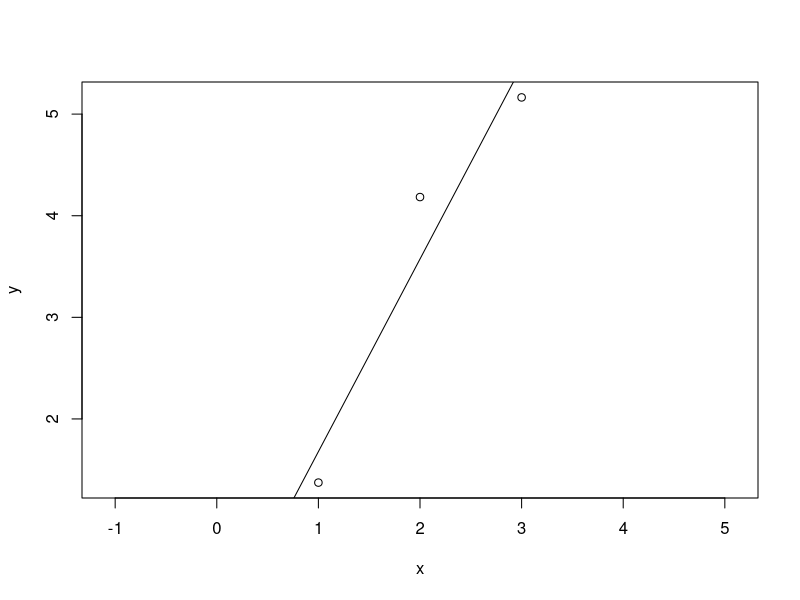
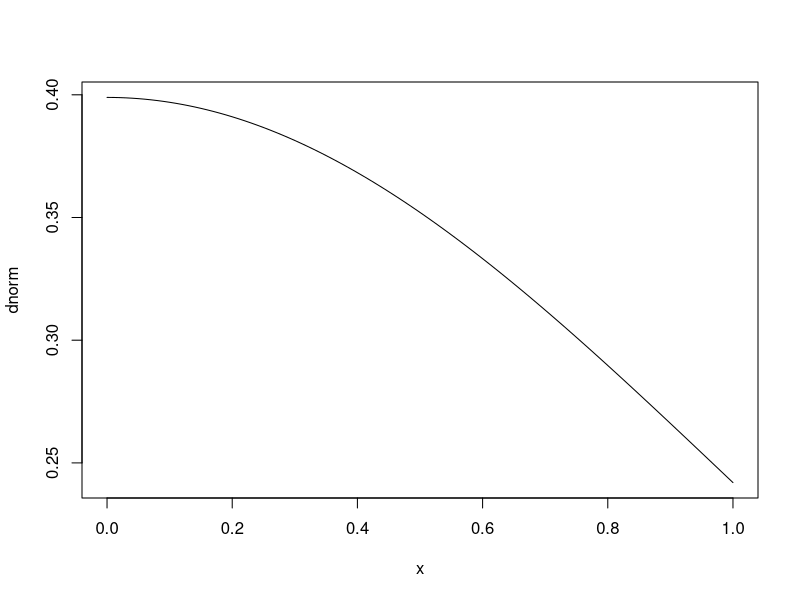
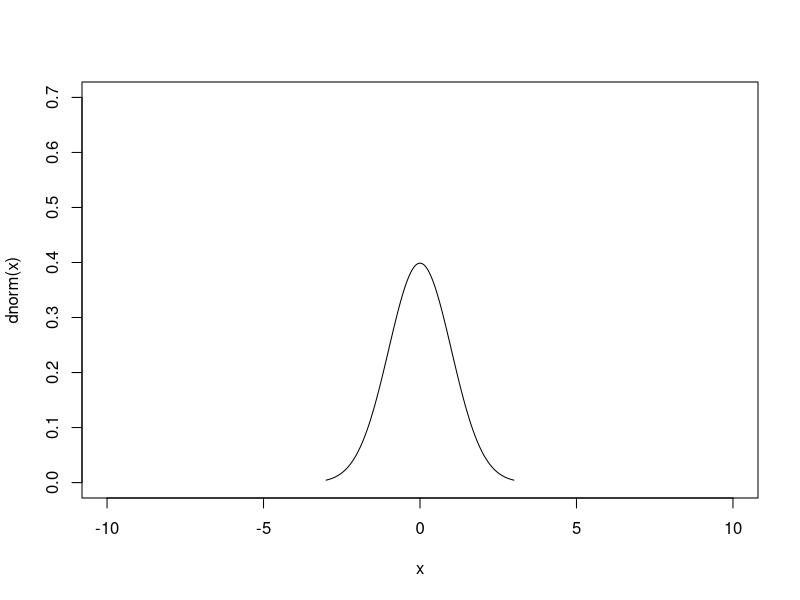

The R script that drew these images, in order:
# Create a vector called x
x <- c(1, 2, 3)
# y = 2*x
y = 2 * x
# Data frame
a <- data.frame(x, y)
# Data frame
data.frame(x, y)
a <- data.frame(x, y)
# Simulation for regression
set.seed(1)
a$y <- a$y +rnorm(3)
## Regression
plot(y ~ x ,a, asp=TRUE)
lm(y ~ x ,a)
a.lm = lm(y ~ x ,a)
abline(a.lm)
summary(a.lm)
## Normal distribution density
plot(dnorm)
curve(dnorm,-3,3, xlim=c(-10,10), ylim=c(0,0.7))
